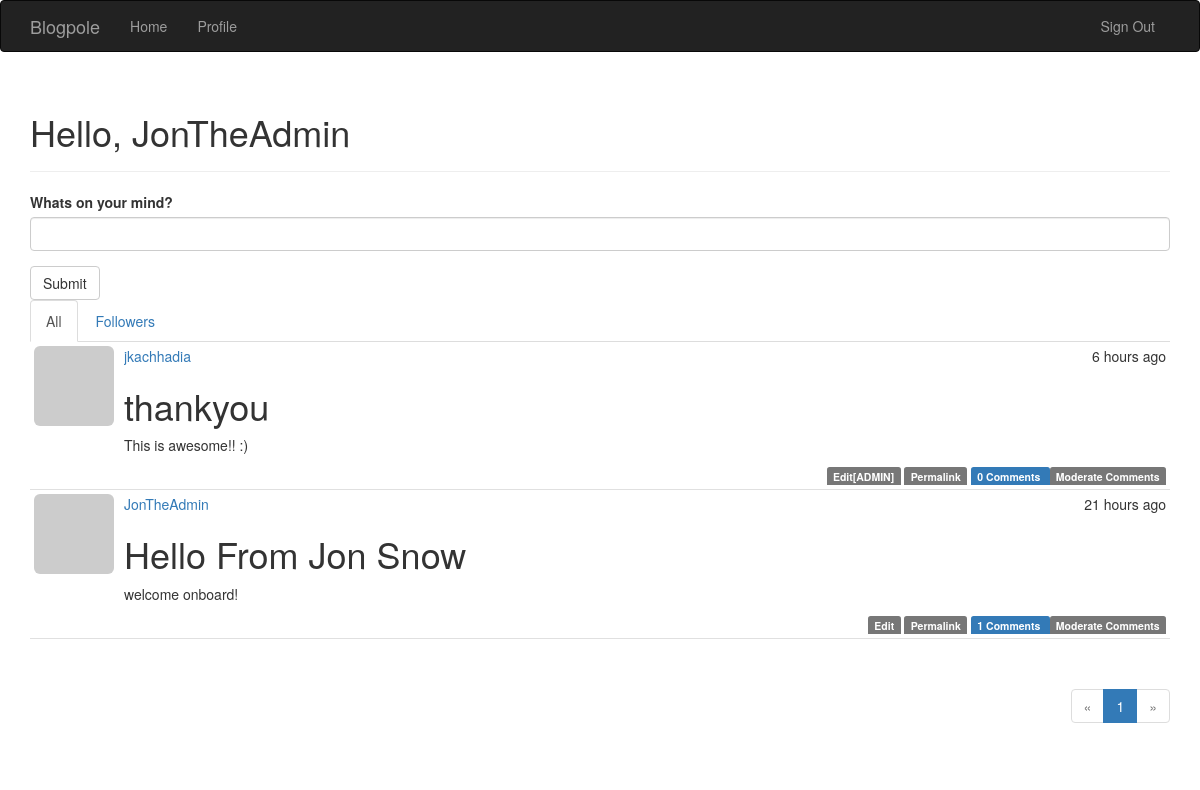
The page / (signed in) on the database its author committed.
### app/models.py (models this page shows, shortened)
class User(db.Model, UserMixin):
    __tablename__ = 'users'
    id = db.Column(db.Integer, primary_key=True)
    email= db.Column(db.String(64),unique=True,index=True)
    username = db.Column(db.String(64), unique=True, index=True)
    role_id = db.Column(db.Integer, db.ForeignKey('roles.id'))
    password_hash= db.Column(db.String(128))
    confirmed=db.Column(db.Boolean,default=False)
    name=db.Column(db.String(64))
    location=db.Column(db.String(64))
    about_me=db.Column(db.Text())
    member_since=db.Column(db.DateTime(),default=datetime.utcnow)
    last_seen=db.Column(db.DateTime(), default=datetime.utcnow)
    avatar_hash=db.Column(db.String(32))
    posts=db.relationship('Post',backref='author', lazy='dynamic')
    followed=db.relationship('Follow',foreign_keys=[Follow.follower_id],backref=db.backref('follower',lazy='joined'),lazy='dynamic',cascade='all,delete-orphan')
    followers=db.relationship('Follow',foreign_keys=[Follow.followed_id],backref=db.backref('followed',lazy='joined'),lazy='dynamic',cascade='all, delete-orphan')
    comments=db.relationship('Comment',backref='author',lazy='dynamic')
    def gravatar(self,size=100,default='identicon',rating='g'):
        if request.is_secure:
            url= 'https://secure.gravatar.com/avatar'
        else:
            url= 'http://www.gravatar.com/avatar'
        hash= self.avatar_hash or hashlib.md5(self.email.encode('utf-8')).hexdigest()
        return '{url}/{hash}?s={size}&d={default}&r={rating}'.format(url=url,hash=hash,size=size,default=default,rating=rating)
    def ping(self):
        self.last_seen =datetime.utcnow()
        db.session.add(self)
    def can(self,permissions):
        return self.role is not None and (self.role.permissions & permissions) == permissions
    def is_administrator(self):
        return self.can(Permission.ADMINISTER)
    @property
    def password(self):
        raise AttributeError('password is not a readable attribute.')

class Post(db.Model):
    __tablename__='posts'
    id=db.Column(db.Integer,primary_key=True)
    body=db.Column(db.Text)
    timestamp=db.Column(db.DateTime,index=True,default=datetime.utcnow)
    author_id=db.Column(db.Integer,db.ForeignKey('users.id'))
    body_html=db.Column(db.Text)
    comments=db.relationship('Comment',backref='post',lazy='dynamic')

### app/main/views.py (the view)
@main.route('/',methods=['GET','POST'])
def index():
    form=PostForm()
    if current_user.can(Permission.WRITE_ARTICLES) and form.validate_on_submit():
        post=Post(body=form.body.data,author=current_user._get_current_object())
        db.session.add(post)
        return redirect(url_for('.index'))
    page= request.args.get('page',1,type=int)
    show_followed=False
    if current_user.is_authenticated():
        show_followed=bool(request.cookies.get('show_followed',''))
    if show_followed:
        query=current_user.followed_posts
    else:
        query=Post.query
    pagination=query.order_by(Post.timestamp.desc()).paginate(page,per_page=current_app.config['BLOGPOLE_POSTS_PER_PAGE'],error_out=False)
    posts=pagination.items
    return render_template('index.html',form=form,posts=posts,pagination=pagination)

### app/main/forms.py
class PostForm(Form):
    body=PageDownField("Whats on your mind?",validators=[Required()])
    submit=SubmitField('Submit')

### app/auth/views.py (called while the page is built)
@auth.before_app_request
def before_request():
    if current_user.is_authenticated():
        current_user.ping()
        if not current_user.confirmed and request.endpoint[:5] !='auth.':
            return redirect(url_for('auth.unconfirmed'))

### app/main/__init__.py (called while the page is built)
@main.app_context_processor
def inject_permissions():
    return dict(Permission=Permission)

### app/models.py (called while the page is built)
@login_manager.user_loader
def load_user(user_id):
    return User.query.get(int(user_id))

### app/templates/index.html (shortened to what this page needs)
{% extends "base.html" %}
{% import "bootstrap/wtf.html" as wtf %}
{% import "_macros.html" as macros %}
{% block page_content %}
<div class="page-header">
  <h1>Hello,
  {% if current_user.is_authenticated() %}
  {{current_user.username}}
  {% else %}
  Stranger
  {% endif %}
</h1>
</div>
<div>
  {% if current_user.can(Permission.WRITE_ARTICLES) %}
  {{wtf.quick_form(form)}}
  <ul class="nav nav-tabs">
        <li{% if not show_followed %} class="active"{% endif %}><a href="{{ url_for('.show_all') }}">All</a></li>
        {% if current_user.is_authenticated %}
        <li{% if show_followed %} class="active"{% endif %}><a href="{{ url_for('.show_followed') }}">Followers</a></li>
        {% endif %}
</ul>
  {% include "_posts.html" %}
  <div class="pagination" style="align:right;">
    {{ macros.pagination_widget(pagination, '.index') }}
  </div>
  {% endif %}
</div>
{% endblock %}

### app/templates/_posts.html
<ul class="media-list">
    {% for post in posts %}
    <li class="media" style="padding:4px;">
            <a class="pull-left" href="{{ url_for('.user', username=post.author.username) }}">
                <img class="img-rounded profile-thumbnail media-object" src="{{ post.author.gravatar(size=40) }}">
            </a>
          <div class="media-body">
            <div class="media-heading"><a href="{{ url_for('.user', username=post.author.username) }}">{{ post.author.username }}</a><div class="pull-right">{{ moment(post.timestamp).fromNow() }}</div></div>
              {% if post.body_html %}
            {{ post.body_html | safe }}
            {% else %}
            {{ post.body }}
            {% endif %}
            <div class="pull-right">
              {% if current_user == post.author %}
              <a href="{{url_for('.edit',id=post.id)}}"><span class="label label-default">Edit</span></a>
              {% elif current_user.is_administrator() %}
              <a href="{{url_for('.edit',id=post.id)}}"><span class="label label-default">Edit[ADMIN]</span></a>
              {% endif %}
              <a href="{{url_for('.post',id=post.id)}}"><span class="label label-default">Permalink</span></a>
              <a href="{{ url_for('.post',id=post.id)}}#comments"><span class="label label-primary">{{ post.comments.count()}} Comments </span></a>
              {% if current_user.can(Permission.MODERATE_COMMENTS) %}
              <a href="{{ url_for('.moderate')}}"> <span class="label label-default">Moderate Comments</span></a>
              {% endif %}
            </div>
          </div>
    </li>
    {% endfor %}
</ul>

### app/static/styles.css (style rules this page uses)
.media { margin-top: 0px; border-bottom: 1px solid #e0e0e0; }
.pagination { float:right;; }

### rows shown on the page
User: username "JonTheAdmin"
Post: author.username "jkachhadia", timestamp "6 hours ago", body_html "thankyou This is awesome!! :)", comments.count "0"
Post: author.username "JonTheAdmin", timestamp "21 hours ago", body_html "Hello From Jon Snow welcome onboard!", comments.count "1"

### other values the page prints
{{ p }} "1"
